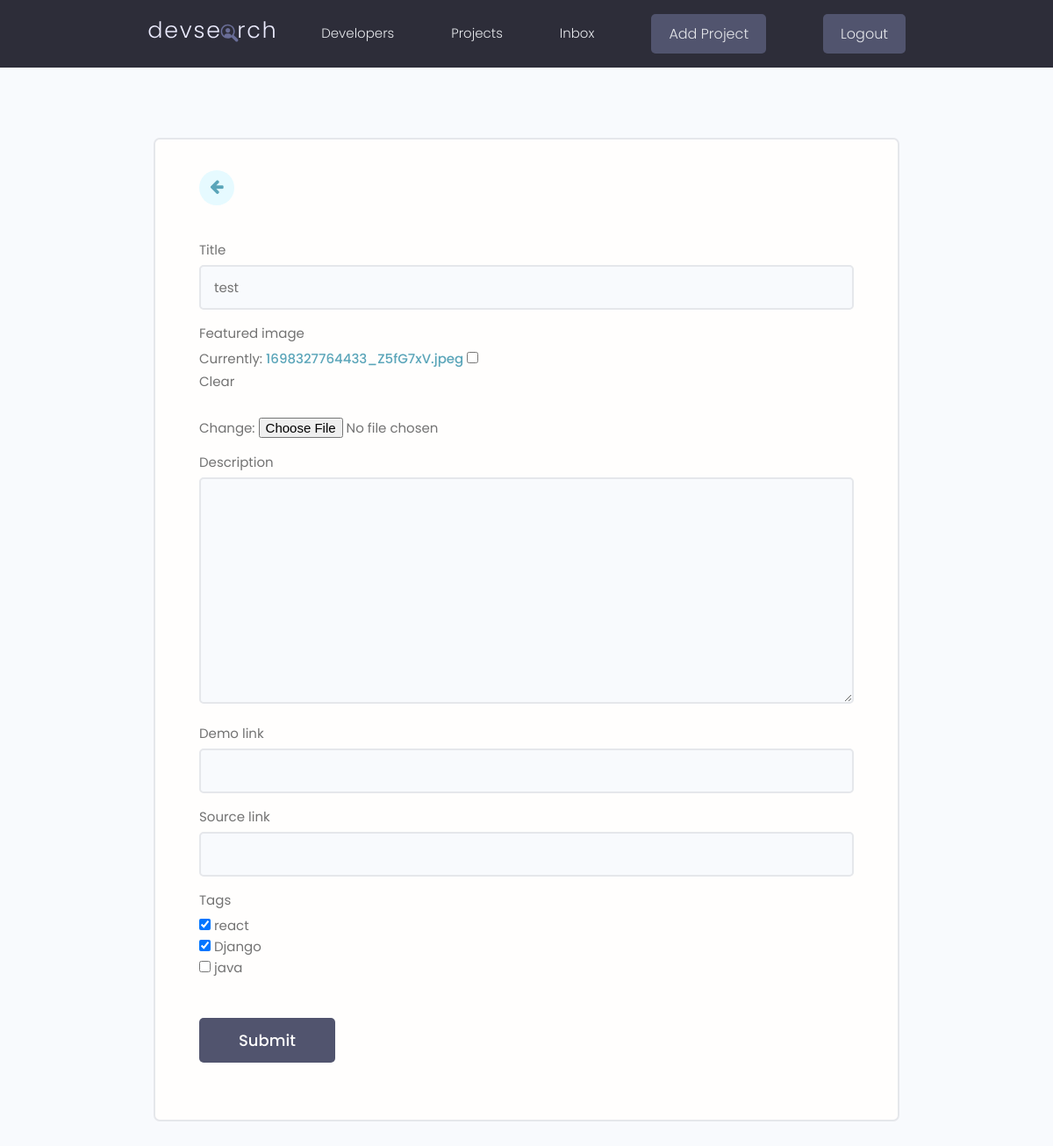
Before: /projects/update-project/cfeef958b0fc449bbdaf53d790159037 (signed in) with the older database file.
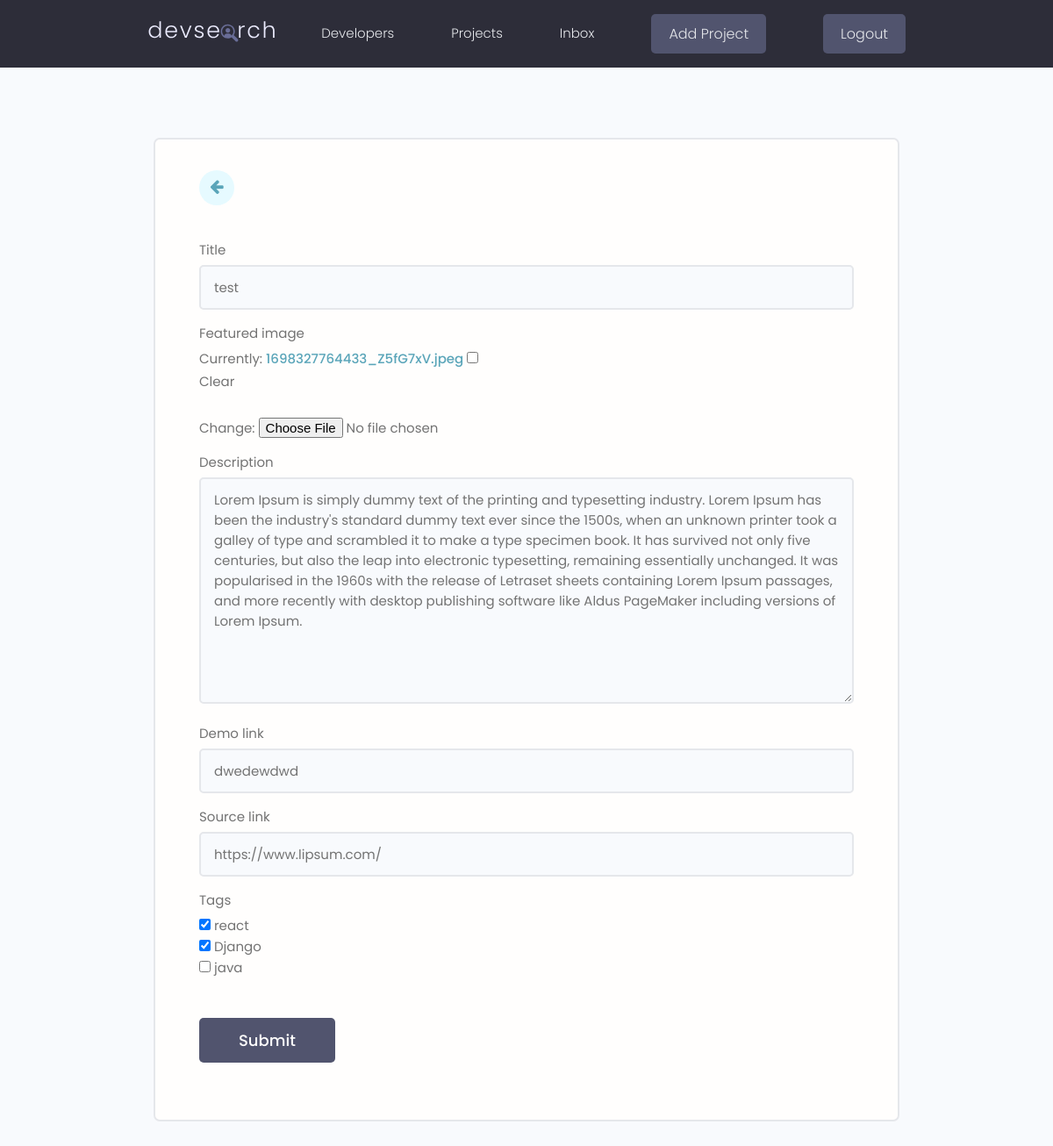
After: the same page with the newer database file.
### projects/models.py (models this page shows, shortened)
class Project(models.Model):
    owner = models.ForeignKey(Profile, null=True, blank=True, on_delete=models.SET_NULL)
    title = models.CharField(max_length=200)
    description = models.TextField(null=True, blank=True)
    featured_image = models.ImageField(null=True, blank=True, default="default.jpg")
    demo_link = models.CharField(max_length=2000, null=True, blank=True)
    source_link = models.CharField(max_length=2000, null=True, blank=True)
    tags = models.ManyToManyField('Tag', blank=True)
    vote_total = models.IntegerField(default=0, null=True, blank=True)
    vote_ratio = models.IntegerField(default=0, null=True, blank=True)
    created = models.DateTimeField(auto_now_add=True)
    id = models.UUIDField(default=uuid.uuid4, unique=True, primary_key=True, editable=False)

### projects/views.py (the view)
# urls.py: path('update-project/<str:pk>', views.updateProject, name="update-project"),
@login_required(login_url="login")
def updateProject(request, pk):
    project = Project.objects.get(id = pk)
    form = ProjectForm(instance = project)
    if request.method == 'POST':
        form = ProjectForm(request.POST,request.FILES,instance=project)
        if form.is_valid():
            form.save()
            return redirect('projects')
    context = {'form': form}
    return render(request, "projects/project_form.html", context)

### projects/forms.py
class ProjectForm(ModelForm):
    class Meta:
        model = Project
        fields = ['title', 'featured_image', 'description', 'demo_link', 'source_link', 'tags']
        widgets = {
            'tags' : forms.CheckboxSelectMultiple(),
        }
    def __init__(self, *args, **kwargs):
        super(ProjectForm, self).__init__(*args, **kwargs)
        for name, field in self.fields.items():
            field.widget.attrs.update({'class': 'input'})

### projects/models.py (called while the page is built)
    def __str__(self):
        return self.name

### projects/templates/projects/project_form.html (shortened to what this page needs)
{% extends 'main.html' %}
{% block content %}
    <main class="formPage my-xl">
        <div class="content-box">
            <div class="formWrapper">
                <a class="backButton" href="{% url 'projects' %}"><i class="fa fa-arrow-left"></i></a>
                <br>
                <form class="form" method="POST" enctype="multipart/form-data">
                    {% for field in form %}
                    <div class="form__field">
                        <label for="formInput#text">{{ field.label }} </label>
                        {{ field }}
                    </div>
                    {% endfor %}
                    <input class="btn btn--sub btn--lg  my-md" type="submit" value="Submit" />
                </form>
            </div>
        </div>
    </main>
{% endblock %}

Changed rows visible on the page:
changed Project "test": description (not shown) → "Lorem Ipsum is simply dummy text of the printing and typesetting industry. Lorem Ipsum has been the industry's standard dummy text ever since the 1500s, when an unknown printer took a galley of type and scrambled it to make a type specimen book. It has survived not only five centuries, but also the leap into electronic typesetting, remaining essentially unchanged. It was popularised in the 1960s with the release of Letraset sheets containing Lorem Ipsum passages, and more recently with desktop publishing software like Aldus PageMaker including versions of Lorem Ipsum."; demo_link (not shown) → "dwedewdwd"; source_link (not shown) → "https://www.lipsum.com/"
